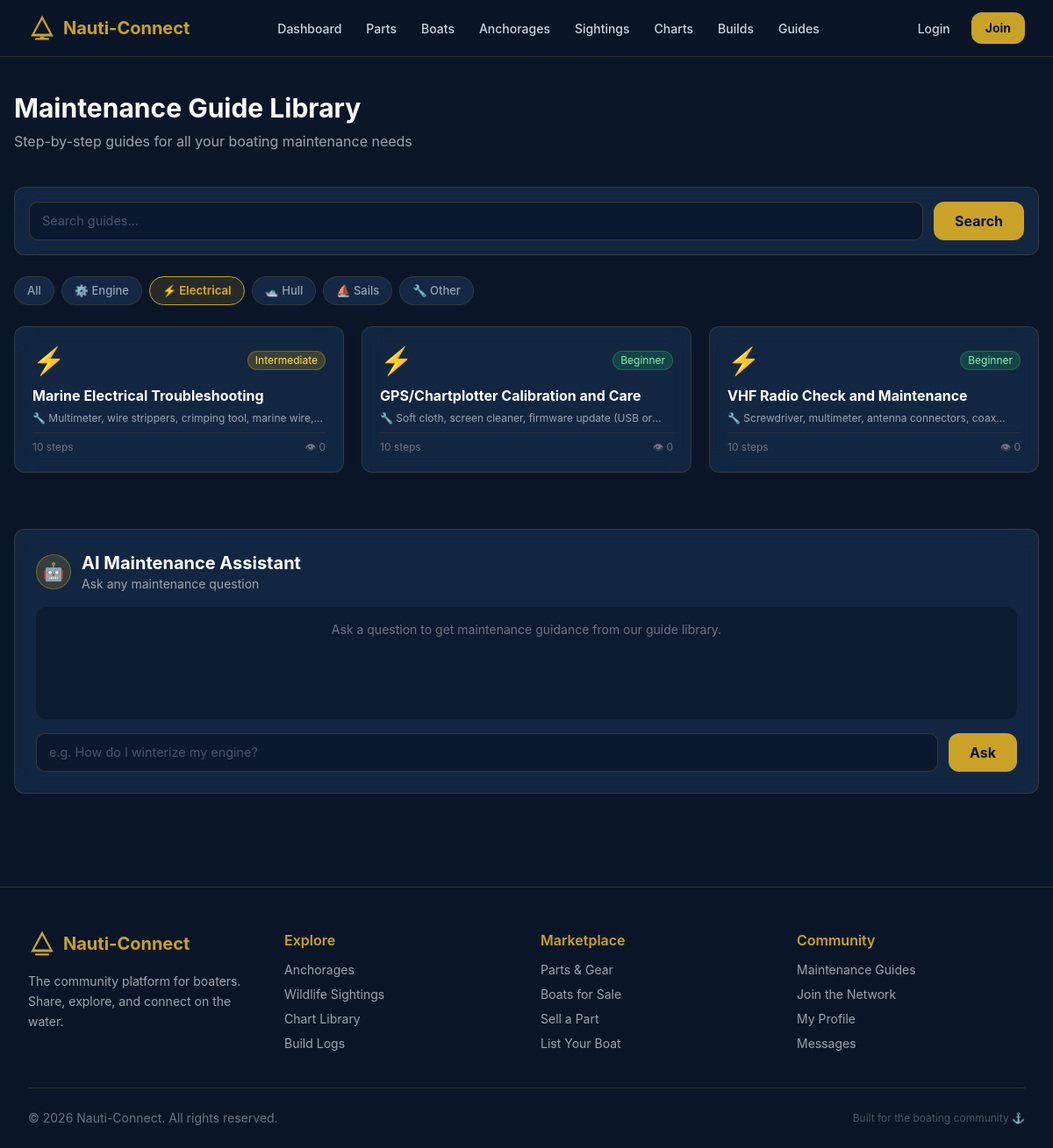
The app's page /maintenance/index.php?category=electrical with its own data.
### tables this page shows
CREATE TABLE IF NOT EXISTS maintenance_guides (
    id INT AUTO_INCREMENT PRIMARY KEY,
    title VARCHAR(255) NOT NULL,
    category ENUM('engine','electrical','hull','sails','other') NOT NULL,
    difficulty_level ENUM('beginner','intermediate','advanced') NOT NULL,
    tools_needed TEXT,
    steps_json JSON,
    video_url VARCHAR(500),
    views INT DEFAULT 0,
    created_at TIMESTAMP DEFAULT CURRENT_TIMESTAMP,
    FULLTEXT(title, tools_needed)
);

### includes/functions.php (called while the page is built, shortened)
<?php
function sanitize(string $input): string {
    return htmlspecialchars(trim($input), ENT_QUOTES | ENT_HTML5, 'UTF-8');
}

### maintenance/index.php (the view, shortened to what this page needs)
<?php
require_once __DIR__ . '/../includes/functions.php';
require_once __DIR__ . '/../includes/db.php';
$category = trim($_GET['category'] ?? '');
$search   = trim($_GET['search'] ?? '');
$validCats = ['engine','electrical','hull','sails','other'];
$where  = ['1=1'];
$params = [];
$types  = '';
if ($category !== '' && in_array($category, $validCats, true)) {
    $where[]  = 'category = ?';
    $params[]  = $category;
    $types    .= 's';
}
$whereClause = implode(' AND ', $where);
$sql         = "SELECT * FROM maintenance_guides WHERE $whereClause ORDER BY views DESC, created_at DESC LIMIT 50";
if ($params) {
    $stmt = $conn->prepare($sql);
    $stmt->bind_param($types, ...$params);
} else {
    $stmt = $conn->prepare($sql);
}
$stmt->execute();
$guides = $stmt->get_result()->fetch_all(MYSQLI_ASSOC);
include __DIR__ . '/../includes/header.php';
?>
<main class="max-w-7xl mx-auto px-4 py-10">
    <div class="mb-10">
        <h1 class="text-3xl font-bold text-white mb-2">Maintenance Guide Library</h1>
        <p class="text-gray-400">Step-by-step guides for all your boating maintenance needs</p>
    </div>
    <form method="GET" id="guide-search-form" class="glass-card p-4 mb-6 flex flex-wrap gap-3">
        <input type="text" name="search" id="guide-search" class="form-input flex-1 min-w-48" placeholder="Search guides…" value="<?= sanitize($search) ?>">
        <button type="submit" class="btn-gold px-6">Search</button>
    </form>
    <div class="flex gap-2 flex-wrap mb-6">
        <a href="?" class="filter-btn <?= !$category ? 'active' : '' ?>">All</a>
        <?php
        $catLabels = ['engine'=>'⚙️ Engine','electrical'=>'⚡ Electrical','hull'=>'🛥️ Hull','sails'=>'⛵ Sails','other'=>'🔧 Other'];
        foreach ($catLabels as $val => $label): ?>
            <a href="?category=<?= $val ?><?= $search ? '&search=' . urlencode($search) : '' ?>" class="filter-btn <?= $category === $val ? 'active' : '' ?>"><?= $label ?></a>
        <?php endforeach; ?>
    </div>
    <?php if (empty($guides)): ?>
        <div class="text-center py-16">
            <div class="text-5xl mb-4">🔧</div>
            <p class="text-gray-400">No guides found. Try a different search.</p>
        </div>
    <?php else: ?>
        <div class="grid grid-cols-1 sm:grid-cols-2 lg:grid-cols-3 gap-5" id="guides-grid">
            <?php foreach ($guides as $guide):
                $diffColor = match ($guide['difficulty_level']) {
                    'beginner' => 'bg-green-500/20 text-green-300 border-green-500/30',
                    'intermediate' => 'bg-yellow-500/20 text-yellow-300 border-yellow-500/30',
                    'advanced' => 'bg-red-500/20 text-red-300 border-red-500/30',
                    default => 'bg-gray-500/20 text-gray-300',
                };
                $catEmoji = match ($guide['category']) { 'engine'=>'⚙️','electrical'=>'⚡','hull'=>'🛥️','sails'=>'⛵','other'=>'🔧',default=>'📋' };
                $steps = json_decode($guide['steps_json'] ?? '[]', true) ?: [];
            ?>
                <a href="<?= SITE_URL ?>/maintenance/view.php?id=<?= $guide['id'] ?>" class="glass-card p-5 hover:border-[#c9a227]/50 transition-all flex flex-col">
                    <div class="flex items-center justify-between mb-3">
                        <span class="text-3xl"><?= $catEmoji ?></span>
                        <span class="text-xs px-2 py-0.5 rounded-full border <?= $diffColor ?>"><?= ucfirst($guide['difficulty_level']) ?></span>
                    </div>
                    <h3 class="font-bold text-white leading-tight mb-2"><?= sanitize($guide['title']) ?></h3>
                    <?php if ($guide['tools_needed']): ?>
                        <p class="text-gray-400 text-xs mb-2 line-clamp-1">🔧 <?= sanitize($guide['tools_needed']) ?></p>
                    <?php endif; ?>
                    <div class="mt-auto pt-2 border-t border-[#c9a227]/10 flex items-center justify-between text-xs text-gray-500">
                        <span><?= count($steps) ?> steps</span>
                        <span>👁 <?= number_format((int)$guide['views']) ?></span>
                    </div>
                </a>
            <?php endforeach; ?>
        </div>
    <?php endif; ?>
    <div class="mt-16 glass-card p-6">
        <div class="flex items-center gap-3 mb-4">
            <div class="w-10 h-10 rounded-full bg-[#c9a227]/20 border border-[#c9a227]/40 flex items-center justify-center text-xl">🤖</div>
            <div>
                <h2 class="text-xl font-bold text-white">AI Maintenance Assistant</h2>
                <p class="text-gray-400 text-sm">Ask any maintenance question</p>
            </div>
        </div>
        <div id="ai-chat-log" class="bg-[#0a1628]/60 rounded-xl p-4 min-h-32 max-h-64 overflow-y-auto mb-4 space-y-3">
            <div class="text-gray-500 text-sm text-center">Ask a question to get maintenance guidance from our guide library.</div>
        </div>
        <div class="flex gap-3">
            <input type="text" id="ai-input" class="form-input flex-1" placeholder="e.g. How do I winterize my engine?" maxlength="500">
            <button id="ai-send" onclick="sendAIMessage()" class="btn-gold px-6">Ask</button>
        </div>
    </div>
</main>
<?php include __DIR__ . '/../includes/footer.php'; ?>

### assets/css/style.css (style rules this page uses)
*, *::before, *::after { box-sizing: border-box; }
body { font-family: -apple-system, BlinkMacSystemFont, 'Segoe UI', Roboto, sans-serif; background: #0a1628; color: #e2e8f0; }
.glass-card { background: rgba(30, 58, 95, 0.45); backdrop-filter: blur(12px); -webkit-backdrop-filter: blur(12px); border: 1px solid rgba(201, 162, 39, 0.18); border-radius: 0.75rem; }
.btn-gold { display: inline-flex; align-items: center; justify-content: center; background-color: #c9a227; color: #0a1628; font-weight: 700; border-radius: 0.75rem; text-decoration: none; cursor: pointer; border: none; transition: background-color 0.2s, transform 0.1s; padding: 0.5rem 1.25rem; }
.form-input { background: rgba(10, 22, 40, 0.7); border: 1px solid rgba(201, 162, 39, 0.2); border-radius: 0.625rem; color: #e2e8f0; padding: 0.625rem 0.875rem; font-size: 0.9rem; transition: border-color 0.2s, box-shadow 0.2s; width: 100%; outline: none; }
.form-input::placeholder { color: #475569; }
.filter-btn { display: inline-flex; align-items: center; padding: 0.375rem 0.875rem; border-radius: 2rem; font-size: 0.8125rem; font-weight: 500; cursor: pointer; background: rgba(30, 58, 95, 0.5); border: 1px solid rgba(201, 162, 39, 0.15); color: #94a3b8; text-decoration: none; transition: all 0.2s; }
.filter-btn.active { background: rgba(201, 162, 39, 0.15); border-color: #c9a227; color: #c9a227; font-weight: 700; }
.line-clamp-1 { display: -webkit-box; -webkit-line-clamp: 1; -webkit-box-orient: vertical; overflow: hidden; }

### records on screen
maintenance_guides: category "⚡", difficulty_level "Intermediate", title "Marine Electrical Troubleshooting", tools_needed "Multimeter, wire strippers, crimping tool, marine…", steps_json "10", views "0"
maintenance_guides: category "⚡", difficulty_level "Beginner", title "GPS/Chartplotter Calibration and Care", tools_needed "Soft cloth, screen cleaner, firmware update (USB…", steps_json "10", views "0"
maintenance_guides: category "⚡", difficulty_level "Beginner", title "VHF Radio Check and Maintenance", tools_needed "Screwdriver, multimeter, antenna connectors,…", steps_json "10", views "0"

### other values on screen
$label "⚙️ Engine"
$label "⚡ Electrical"
$label "🛥️ Hull"
$label "⛵ Sails"
$label "🔧 Other"
